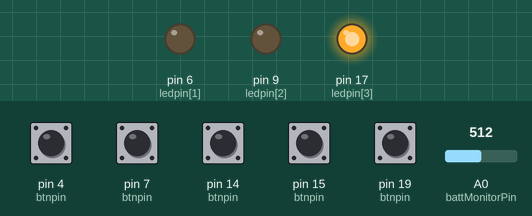
The sketch below on a simulated SparkFun Pro Micro, built with avr-gcc and run on an emulated ATmega32U4. On the bench: output pins drawn as LEDs (lit = HIGH). Inputs (shaded band) come from the test bench; at power-on: pin 4 (btnpin), pin 7 (btnpin), pin 14 (btnpin), pin 15 (btnpin), pin 19 (btnpin) HIGH, A0 (battMonitorPin) = 512. What the sketch prints to the serial monitor is not drawn.

Above: at 2.7 s.
2.8 s: pin 7 (btnpin) pulled LOW for 0.15 s
5.8 s: pin 14 (btnpin) pulled LOW for 0.15 s
At 7.75 s:
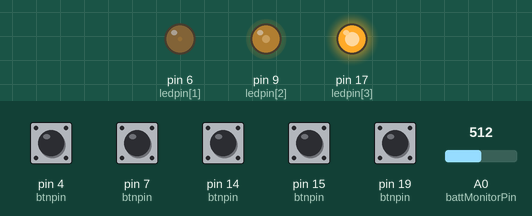
8.8 s: pin 19 (btnpin) pulled LOW for 0.15 s
At 12.75 s:
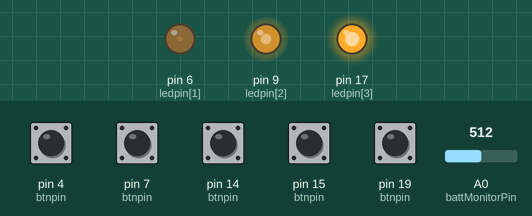
14.9 s: pin 4 (btnpin) pulled LOW for 1 s
At 18.85 s:
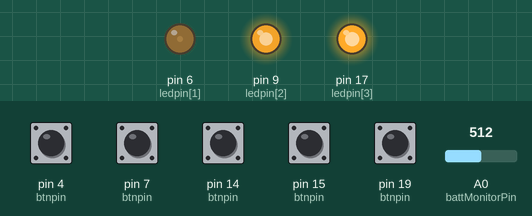
Timing chart, 0 to 18.9 s (numbered marks = the images above; inputs shaded):
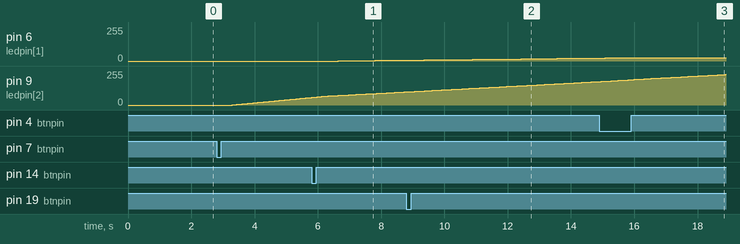

Measured:
- after the input at 2.8 s, pin 9 (ledpin[2]): moves from 0/255 to 56/255 over 2.5 s, starting after 0.50 s
- after the input at 5.8 s, pin 6 (ledpin[1]): moves from 0/255 to 6/255 over 1.9 s, starting after 0.85 s

The sketch:

main.ino
``````````````````````````````````````````cpp
/*

  WORKLOG:
  there are some major issues with the way i step though my error. It works on the first try but then does crazy thing. Need to entirely refactor
  https://forum.arduino.cc/index.php?topic=503368.0


  control 2 lights with a bunch of momentary inputs going low
  allow for dimming via pwm analog output
  includes a low batt voltage light cutoff with a voltage-divider analog input

  Use an ardunio pro micro, or figure out pwm pins on other micros

  Use this button library https://github.com/blackketter/Switch
  Use this fade library https://github.com/septillion-git/FadeLed

  TODO:
  -allow dimmer settings scaled with duration of longPress, rather than just dim/bright [moderate]
  -Make BattVoltageRead take a reading once per loop to average, rather than a for loop to take 5 readings
  -Remove FadeLed led1 and led2 from everything

*/

#define DEBUG
// #define DEBUG_ANALOG_READ
#include <Switch.h>   //blackketter switch library from github
// #include <FadeLed.h>

// configs
#define LOWBATT 11.5  // low batt voltage. Lights off below this value
#define DIMLEVEL 25  // duty cycle of pwm for dim state, n/255 where n=255 is 100% and n=0 is 0%
#define BRIGHTLEVEL 255  // see above
#define FADETIME 250 // time (ms) it takes to fade completely off-on and vice versa
#define DEBOUNCEDELAY 45
#define LONGPRESSDELAY 400
#define VOLTCAL_M 0.0164 // m in y=mx+b
#define VOLTCAL_B 0.928 // b in y=mx+b

// pin assignments
const int battMonitorPin = A0; // batt input / analog input
const byte btnpin[] = {0, 14, 19, 7, 15, 4}; //1-2 are for led1, 3-4 are led2, 5 is dome light
const byte ledpin[] = {0, 6, 9, 17}; //can only be 5,6,9,10 NOT 3 (cause pwm is 1khz instead of 500hz). ledpin[3] is the on chip RX led
// note that the two arrays have a placeholder @ 0. The real pins are index 1:n

// global variables
bool domeFlag = false; //set true when dome light triggers the led (or else closing the door would turn off the light!)
bool lowBattOverride = false;
enum typeBtnState {NONE, PRESS, LONGP, DOUBLE};
typeBtnState btnStateA = NONE;
typeBtnState btnStateB = NONE;
enum typeMode {mON, mDIM, mOFF, mDIMDOME};
typeMode modeA = mOFF;
typeMode modeB = mOFF;
// the state machine has an extra setting than the actual led output brightness since dome is handled diff from just dim
typeMode modeGeneric = mOFF;
enum typeLight {l_BRIGHT, l_DIM, l_OFF};
typeLight light1 = l_OFF; // this is the target. Fade means it isn't always the actual current light setting
typeLight light2 = l_OFF;
long btn1time = 0;
long btn2time = 0;
long btn3time = 0;
long btn4time = 0;
long fadeTimer1 = 0;
long fadeTimer2 = 0;
double led_level[] = {0, 0, 0}; // the 0th position is not used. This actual led setting
int target[] = {0,0,0};
double errorRemaining[] = {0,0,0};
double thisFadeDuration[] = {0,0,0};
double fadeStepCount[] = {0,0,0};
bool fadeInProcess[] = {false, false, false};
// const fadeRate = BRIGHTLEVEL/FADETIME; // i dont think i need these. delete me.
#define ARRAYSIZE 5
unsigned long absTimeArray[ARRAYSIZE]; // microseconds
double loopTime = 0; // ms

//config the libraries
Switch btn1 = Switch(btnpin[1], INPUT_PULLUP, LOW, DEBOUNCEDELAY, LONGPRESSDELAY); // 10k pull-up resistor, no internal pull-up resistor, LOW polarity (i think.. prob needs work)
Switch btn2 = Switch(btnpin[2], INPUT_PULLUP, LOW, DEBOUNCEDELAY, LONGPRESSDELAY); // 10k pull-up resistor, no internal pull-up resistor, LOW polarity
Switch btn3 = Switch(btnpin[3], INPUT_PULLUP, LOW, DEBOUNCEDELAY, LONGPRESSDELAY); // 10k pull-up resistor, no internal pull-up resistor, LOW polarity
Switch btn4 = Switch(btnpin[4], INPUT_PULLUP, LOW, DEBOUNCEDELAY, LONGPRESSDELAY); // 10k pull-up resistor, no internal pull-up resistor, LOW polarity
Switch btn5 = Switch(btnpin[5]);
// FadeLed led1 = ledpin[1];
// FadeLed led2 = ledpin[2];


#ifdef DEBUG
  #define DEBUG_PRINTLN(x) Serial.println(x)
  #define DEBUG_PRINT(x) Serial.print(x)
  long DEBUG_TIME1 = 0;
  long DEBUG_TIMEL1 = 0;
  long DEBUG_TIME2 = 0;
  long DEBUG_TIMEL2 = 0;
  long DEBUG_TIME3 = 0;
  long DEBUG_TIMEL3 = 0;
  long DEBUG_TIME4 = 0;
  long DEBUG_TIMEL4 = 0;
  typeMode DEBUG_A = mOFF;
  typeMode DEBUG_A_LAST = mOFF;
  typeMode DEBUG_B = mOFF;
  typeMode DEBUG_B_LAST = mOFF;
  bool debugPrintFlag;
#else
  #define DEBUG_PRINTLN(x)
  #define DEBUG_PRINT(x)
#endif


void setup() {

  for (int i = 1; i <= 2; i++) {
    pinMode(ledpin[i], OUTPUT);
    analogWrite(ledpin[i], LOW);
  }
  // pinMode(ledpin[1], OUTPUT);
  // // TODO: delete led1 stuff and replace with my fn
  // // led1.setInterval(25); //time of fade
  // // led1.setTime(FADETIME, true); //time (ms) it takes to fade off-on and vice versa
  // // led1.begin(0); //start off
  // analogWrite(ledpin[1], 0); // double ensure off

  // pinMode(ledpin[2], OUTPUT);
  // // TODO: delete led2 suff and replace with my fn
  // // led2.setInterval(25); //time of fade
  // // led2.setTime(FADETIME, true); //time (ms) it takes to fade off-on and vice versa
  // // led2.begin(0); //start off
  // analogWrite(ledpin[2], 0); //double ensure off

  pinMode(ledpin[3], OUTPUT);

  // blink the on-board led at powerup.
  for (int i = 1; i <= 5; i++) {
    // Remember that polarity is reversed for this led
    digitalWrite(ledpin[3], LOW);
    delay(300);
    digitalWrite(ledpin[3], HIGH);
  }
  modeA = mOFF;
  modeB = mOFF;

  #ifdef DEBUG
    Serial.begin(9600);
    debugPrintFlag = false;
  #endif
}


void loop() {

  // only print debug at 1hz
  #ifdef DEBUG
    DEBUG_TIME1 = millis() / 1000;
    if (DEBUG_TIME1 > DEBUG_TIMEL1 + 1) {
      DEBUG_TIMEL1 = millis() / 1000;
      debugPrintFlag = true;
    }
    else {
      debugPrintFlag = false;
    }
  #endif

  // FadeLed::update();  // runs the fade routine
  btnStateA = NONE; // initialize the switches to unpushed on each loop
  btnStateB = NONE; // initialize the switches to unpushed on each loop
  // read all the input switches
  Btn1Read();
  // if (btnStateA == NONE) {
  // just to make it run faster, dont bother reading other sw
    Btn2Read();
  // }
  Btn3Read();
  // if (btnStateB == NONE) {
  // just to make it run faster, dont bother reading other sw
    Btn4Read();
  // }
  Btn5Read(); // dome sw


  //// low battery cutoff system ////

  // read battery voltage
  double battVolts = BattVoltageRead(battMonitorPin);


/*
// ````````````````````````````````````````
//  LOW BATTERY OVERRIDE
//`````````````````````````````````````````
  if (battVolts < LOWBATT) {
    if (lowBattOverride == false) {
      // turn off the all the lights
      modeA = mOFF;
      modeB = mOFF;
      // btnStateA = NONE;
      // btnStateB = NONE;
    }

      // override is nested within low batt mode so that you can only engage it once you've acknowledged that you've got a low battery
    if ((btnStateA == DOUBLE) || (btnStateB == DOUBLE) ) {
      lowBattOverride == true;
      // just toggling status here allows you to turn the override on and off.
      // TODO: this is a clumsy HMI: double
      // click to enable with no feedback, then press single to see if lights
      // will turn on.
    }
  }

  // disable the batt override once the batteries recover
  if (battVolts > (LOWBATT + 0.5) && lowBattOverride == true ) {
    lowBattOverride = false;
  }
*/
  //run the led state machines

  // note: these always run. The "do you need to change setting" occurs inside FadeLEDs(). This is prob a bit inefficient and could be pulled out. Oh well.
  modeGeneric = modeA;
  light1 = lightStateMachine(modeA,btnStateA);
  modeA = modeGeneric; // this is to return 2 vars from the fn. learn pointers!

  modeGeneric = modeB; //what does this do?
  light2 = lightStateMachine(modeB,btnStateB);
  modeB = modeGeneric; // this is to return 2 vars from the fn. learn pointers!

  FadeLEDs();
  SetLEDs();
  timer();

// note to self. double pressed works on (see debug) but why can't I
// trigger lowBattOverride?


  #ifdef DEBUG
    if (btnStateA == DOUBLE) {
      DEBUG_PRINTLN("*****double pressed*****");
    }
    if (debugPrintFlag) {
      DEBUG_PRINTLN("");
      DEBUG_TIMEL1 = millis() / 1000;
      DEBUG_PRINTLN(DEBUG_TIMEL1);
      DEBUG_PRINT("batt V is: ");
      DEBUG_PRINT(battVolts);
      DEBUG_PRINT(", Low Batt Override: ");
      DEBUG_PRINTLN(lowBattOverride);
      DEBUG_PRINT("State Machine A: ");
      switch (modeA) {
        case mON:
          DEBUG_PRINT("Led1 ON");
          break;
        case mDIM:
          DEBUG_PRINT("Led1 DIM");
          break;
        case mOFF:
          DEBUG_PRINT("Led1 OFF");
          break;
        case mDIMDOME:
          DEBUG_PRINT("Led1 OFF-DOME");
          break;
      }
      DEBUG_PRINT(", State Machine B: ");
      switch (modeB) {
        case mON:
          DEBUG_PRINTLN("Led2 ON");
          break;
        case mDIM:
          DEBUG_PRINTLN("Led2 DIM");
          break;
        case mOFF:
          DEBUG_PRINTLN("Led2 OFF");
          break;
        case mDIMDOME:
          DEBUG_PRINTLN("Led2 OFF-DOME");
          break;
      }
      DEBUG_PRINT("loop time is: ");
      DEBUG_PRINT(loopTime);
      DEBUG_PRINT(" ms");
    }
  #endif

  //end main loop
}


typeLight lightStateMachine(typeMode stateMachine, typeBtnState btnState){
  typeLight lightState;
  switch (stateMachine) {
    case mON:
      if (btnState == NONE) {
        lightState = l_BRIGHT;
      }
      else if (btnState == PRESS) {
        stateMachine = mOFF;
      }
      else if (btnState == LONGP) {
        stateMachine = mDIM;
      }
      break;
    case mDIM:
      if (btnState == NONE) {
        lightState = l_DIM;
      }
      else if (btnState == PRESS) {
        stateMachine = mOFF;
      }
      else if (btnState == LONGP) {
        stateMachine = mON;
      }
      break;
    case mOFF:
      if (btnState == NONE) {
        lightState = l_OFF;
      }
      else if (btnState == PRESS) {
        stateMachine = mON;
      }
      else if (btnState == LONGP) {
        stateMachine = mDIM;
      }
      if (domeFlag) {
        stateMachine = mDIMDOME;
      }
      break;
    case mDIMDOME:
      if (btnState == NONE) {
        lightState = l_DIM;
      }
      else if (btnState == PRESS) {
        stateMachine = mOFF;
      }
      else if (btnState == LONGP) {
        stateMachine = mON;
      }
      if (!domeFlag) {
        stateMachine = mOFF;
      }
      break;
  } //end state machine
  modeGeneric = stateMachine; // setting this global var is to return 2 vars from the fn. learn pointers!
  return lightState;
}


void FadeLEDs() {

// delete this stuff once everything works
  // turn led1 on/off
  // this section to be replaced by prev section
  //bright
//   if (light1 == l_BRIGHT) {
//     // led1.set(BRIGHTLEVEL);
//     target[1] = BRIGHTLEVEL;
//     // digitalWrite(ledpin[1], HIGH);
//     // digitalWrite(ledpin[3], HIGH); // on-chip led
//   }
//   //dim
//   if (light1 == l_DIM) {
//     // led1.set(DIMLEVEL);
//     target[1] = DIMLEVEL;
//     // digitalWrite(ledpin[1], HIGH);
//     // digitalWrite(ledpin[3], HIGH);
//   }
//   //off
//   if (light1 == l_OFF) {
//     // led1.off();
//     target[1] = 0;
//     // digitalWrite(ledpin[1], LOW);
//     // digitalWrite(ledpin[3], LOW);
//   }
//   // turn led2 on/off
//   //bright
//   if (light2 == l_BRIGHT) {
//     // led2.set(BRIGHTLEVEL);
//     target[2] = BRIGHTLEVEL;
//   }
//   //dim
//   if (light2 == l_DIM) {
//     // led2.set(DIMLEVEL);
//     target[2] = DIMLEVEL;
//   }
//   //off
//   if (light2 == l_OFF) {
//     // led2.off();
//     target[2] = 0;
//   }
// }


  for (int i = 1; i <= 2; i++) {
    if (i == 1) {
      // this checks sets the desired state (target[i]) to the output of the state machine.
      // i is the led index number (1 or 2)
      switch (light1) {
        case l_BRIGHT:
          target[i] = BRIGHTLEVEL;
        break;
        case l_DIM:
          target[i] = DIMLEVEL;
        break;
        case l_OFF:
          target[i] = 0;
        break;
      }
    }
    if (i == 2) {
      switch (light2) {
        case l_BRIGHT:
          target[i] = BRIGHTLEVEL;
        break;
        case l_DIM:
          target[i] = DIMLEVEL;
        break;
        case l_OFF:
          target[i] = 0;
        break;
      }
    }

    // << New fade transition >>
    if (led_level[i] != target[i] && fadeInProcess[i] == false) {
      DEBUG_PRINTLN("A NEW TRANSITION HAS BEGUN");
      fadeInProcess[i] = true;
      errorRemaining[i] = target[i] - led_level[i];
      // total change over entire transition. Only calculate this on the first pass

      thisFadeDuration[i] = abs(errorRemaining[i]) / 255 * FADETIME;
      // max possible fade is 255: this is relative to ms per total fade const

      fadeStepCount[i] = errorRemaining[i] / ( loopTime*1000 / thisFadeDuration[i]*1000 );
      // if (abs(fadeStepCount[i]) < 1) {
      //   fadeStepCount[i] = 1;
      // }
      DEBUG_PRINTLN(errorRemaining[i]);
      // DEBUG_PRINT(loopTime[i]);
      // DEBUG_PRINTLN("");
      DEBUG_PRINTLN(thisFadeDuration[i]);
      // }
      // (each loop duration / total fade duration) = NumLoopsToFade
      // errorRemaining/(NumLoopsToFade) = fade counts per loop
      // will be (-) for decreasing brightness
      DEBUG_PRINTLN(fadeStepCount[i]);
    }

    // << Existing fade transition >>
    if (fadeInProcess[i] == true) {
      // Note that this is true even on the very first pass

      if (fadeStepCount[i] == 0) {
        DEBUG_PRINTLN("ERROR: fadeStepCount is zero");
      }

      errorRemaining[i] = (double)target[i] - led_level[i];
      // DEBUG_PRINTLN(errorRemaining[i]);


      if ( abs(errorRemaining[i]) >= abs(fadeStepCount[i]) ) {
        DEBUG_PRINT("abs (errorRemaining[i]: ");
        DEBUG_PRINTLN(abs(errorRemaining[i]));
        DEBUG_PRINT("abs (fadeStepCount[i]: ");
        DEBUG_PRINTLN(abs(fadeStepCount[i]));
      // if (fadeInProcess[ i] == true) {
        // Adjust level by step size
        DEBUG_PRINT("errorRemaining[i]: ");
        DEBUG_PRINTLN(errorRemaining[i]);
          led_level[i] = led_level[i] + fadeStepCount[i];
         // fadeStepCount is directional: (-) is decrease
      }

      // << Transistion is complete >>
      else {
        fadeInProcess[i] = false;
        led_level[i] = target[i];
        DEBUG_PRINTLN("TRANSITION COMPLETE");
        // There still might be a small error between current level and target level. This isn't quite perfect since it will "snap" to final target right after the last integer step size, but its prob close enough
      }

    }
  }
}


void SetLEDs() {
  // TODO: replace this with led_level[]
  // for (int i = 1; i <= 2; i++) {
  //   if (i == 1){
  //     led1.set(led_level[i]);
  //     // TODO swap this over to built in library
  //   }
  //   if (i == 2){
  //     led2.set(led_level[i]);
  //           // TODO swap this over to built in library
  //   }
  // }

  // this is the final version
  for (int i = 1; i <= 2; i++) {
    analogWrite(ledpin[i], (int)led_level[i]);
  }
}


void Btn1Read() {
  btn1.poll();
  if (btn1.pushed() && (btn1time == 0) ) {
    btn1time = millis();
  }
  if (btn1.doubleClick()) {
    btnStateA = DOUBLE;
  }
  //watch for btn release, to make sure it isn't a long press
  if ( (  millis() > ( btn1time + LONGPRESSDELAY) ) && ( btn1time != 0 ) ) { //lngpress delay takes 300ms, so wait to do anything. Also make sure btn isn't still pushed
    // if ( !btn1.on() ) {
      btn1time = 0;
      if ( btn1.longPress() ) {
        btnStateA = LONGP;
      }
      else {
        btnStateA = PRESS;
      }
    // }
  }
}


void Btn2Read() {
  //read btn2
  btn2.poll();
  if (btn2.pushed() && (btn2time == 0) ) {
    btn2time = millis();
  }
  //watch for btn release, to make sure it isn't a long press
  if ( (  millis() > ( btn2time + LONGPRESSDELAY) ) && ( btn2time != 0 ) ) { //lngpress delay takes 300ms, so wait to do anything. Also make sure btn isn't still pushed
    btn2time = 0;
    if ( btn2.longPress() ) {
      btnStateA = LONGP;
    }
    else {
      btnStateA = PRESS;
    }
    if (btn2.doubleClick()) {
      btnStateA = DOUBLE;
    }
  }
}


void Btn3Read() {
  //read btn3
  btn3.poll();
  if (btn3.pushed() && (btn3time == 0) ) {
    btn3time = millis();
  }
  //watch for btn release, to make sure it isn't a long press
  if ( (  millis() > ( btn3time + LONGPRESSDELAY) ) && ( btn3time != 0 ) ) { //lngpress delay takes 300ms, so wait to do anything. Also make sure btn isn't still pushed
    btn3time = 0;
    if ( btn3.longPress() ) {
      btnStateB = LONGP;
    }
    else {
      btnStateB = PRESS;
    }
    if (btn3.doubleClick()) {
      btnStateB = DOUBLE;
    }
  }
}


void Btn4Read() {
  //read btn4
  btn4.poll();
  if (btn4.pushed() && (btn4time == 0) ) {
    btn4time = millis();
  }
  //watch for btn release, to make sure it isn't a long press
  if ( (  millis() > ( btn4time + LONGPRESSDELAY) ) && ( btn4time != 0 ) ) { //lngpress delay takes 300ms, so wait to do anything. Also make sure btn isn't still pushed
    btn4time = 0;
    if ( btn4.longPress() ) {
      btnStateB = LONGP;
    }
    else {
      btnStateB = PRESS;
    }
    if (btn4.doubleClick()) {
      btnStateB = DOUBLE;
    }
  }
}


void Btn5Read() {
  // this is the dome light
  btn5.poll();
  if (btn5.on()) {
    domeFlag = true;
  }
  else {
    domeFlag = false;
  }
}


double BattVoltageRead (int _pin) {
  //read batt voltage, average over several readings
  //int _pin1 = A0;
  int n = 5; // how many times to avg over, plus 1
  int _battCounts = 0;
  double _battVolts = 0;
  int i;
  for (i = 1; i <= n; i++) {
    _battCounts = _battCounts + analogRead(_pin);
  }

  _battCounts = _battCounts / i;

  _battVolts = _battCounts * VOLTCAL_M + VOLTCAL_B; // y=mx+b

  if (_battVolts < 1) {
    // if batt circuit is disconnected, disable low batt protection
    // note that there's an external pull-down
    _battVolts = 99; // use a clearly fake number
  }

  #ifdef DEBUG_ANALOG_READ
    DEBUG_TIME2 = millis() / 1000;
    if (DEBUG_TIME2 > DEBUG_TIMEL2 + 1) {
      DEBUG_TIMEL2 = millis() / 1000;
      DEBUG_PRINTLN();
      DEBUG_PRINT("batt V counts are: ");
      DEBUG_PRINTLN(_battCounts);
      DEBUG_PRINT("batt V is: ");
      DEBUG_PRINTLN(_battVolts);
    }
  #endif

  return _battVolts;
}


void timer() {
  // calc avg time per total sw loop
  unsigned long loopTimeLongAvg = 0;
  unsigned long loopTimeLongSum = 0;
  // use long because int (micros) will wrap at 32 sec
  for (int i = 0; i < (ARRAYSIZE-1); i++) {
    absTimeArray[i] = absTimeArray[i+1];
    // shift all values left to record a new one
  }

  // record the latest loop time
  absTimeArray[(ARRAYSIZE-1)] = micros(); // microsec

  if (absTimeArray[(ARRAYSIZE-1)] < absTimeArray[0]) {
    // millis wrapped, don't use this data
    // just end this fn and use the last loopTime
    return;
  }

  // we will use absTimeArray[0] as a total time ref, and subtract it
  // from each value. Start this sum loop at the 2nd value
  for (int i = 1; i < (ARRAYSIZE-1); i++) {
    loopTimeLongSum = loopTimeLongSum + absTimeArray[i] - absTimeArray[i-1];
  }

  // we use ARRAYSIZE - 1 because the first value isn't used
  loopTimeLongAvg = loopTimeLongSum / (ARRAYSIZE - 1);
  loopTime = double(loopTimeLongAvg)/1000; // ms

  // #ifdef DEBUG
  //   DEBUG_TIME4 = millis() / 1000;
  //   if (DEBUG_TIME4 > DEBUG_TIMEL4 + 1) {
  //     DEBUG_TIMEL4 = millis() / 1000;
  //     // DEBUG_PRINTLN();
  //     DEBUG_PRINT("loop time is: ");
  //     DEBUG_PRINTLN(loopTime);
  //   }
  // #endif
}


/*
Test data for volt cal:
counts,actual volts
567,10.12
595,10.61
653,11.65
686,12.24
757,13.50
820,14.14

Trendline: volts=0.164*counts+0.93
*/
``````````````````````````````````````````
